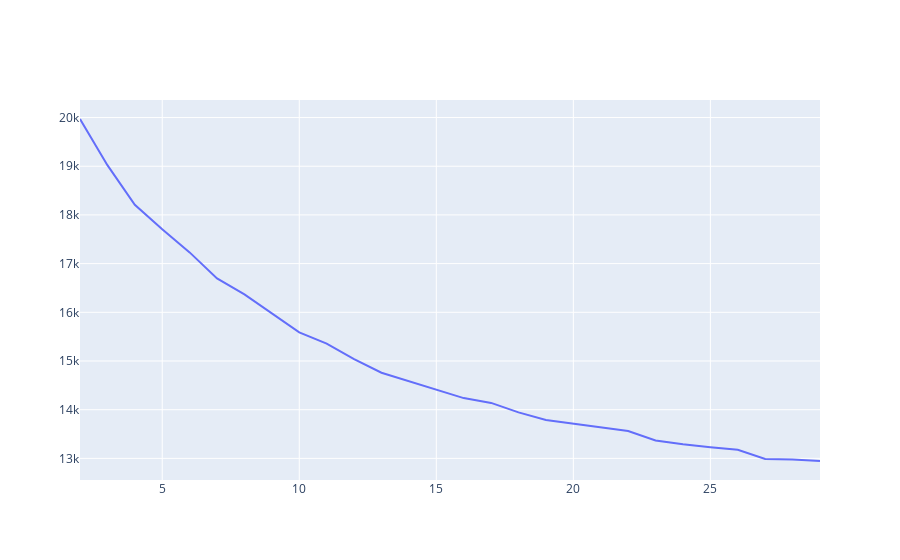

The notebook cell this image was saved under:
### Markdown cell above
### Using Elbow Method to define clusters

### Code cell
from tqdm import tqdm

costs = []
n_clusters = []
clusters_assigned = []

for i in tqdm(range(2, 30)):
    try:
        kproto = KPrototypes(n_clusters= i, init='Cao', verbose=2)
        clusters = kproto.fit_predict(kprot_data, categorical=[13])
        costs.append(kproto.cost_)
        n_clusters.append(i)
        clusters_assigned.append(clusters)
    except:
        print(f"Can't cluster with {i} clusters")
        
fig = go.Figure(data=go.Scatter(x=n_clusters, y=costs ))
fig.show()

### Figure 1 — Plotly figure (JSON) as saved in the notebook; plotly's stock layout.template omitted (floating-point values rounded to 4 significant figures)
{"data": [{"type": "scatter", "x": [2, 3, 4, 5, 6, 7, 8, 9, 10, 11, 12, 13, 14, 15, 16, 17, 18, 19, 20, 21, 22, 23, 24, 25, 26, 27, 28, 29], "y": [19970.0, 19020.0, 18210.0, 17700.0, 17230.0, 16700.0, 16370.0, 15980.0, 15590.0, 15360.0, 15040.0, 14760.0, 14580.0, 14410.0, 14240.0, 14140.0, 13940.0, 13790.0, 13710.0, 13640.0, 13560.0, 13370.0, 13290.0, 13230.0, 13180.0, 12990.0, 12980.0, 12950.0]}], "layout": {}}
